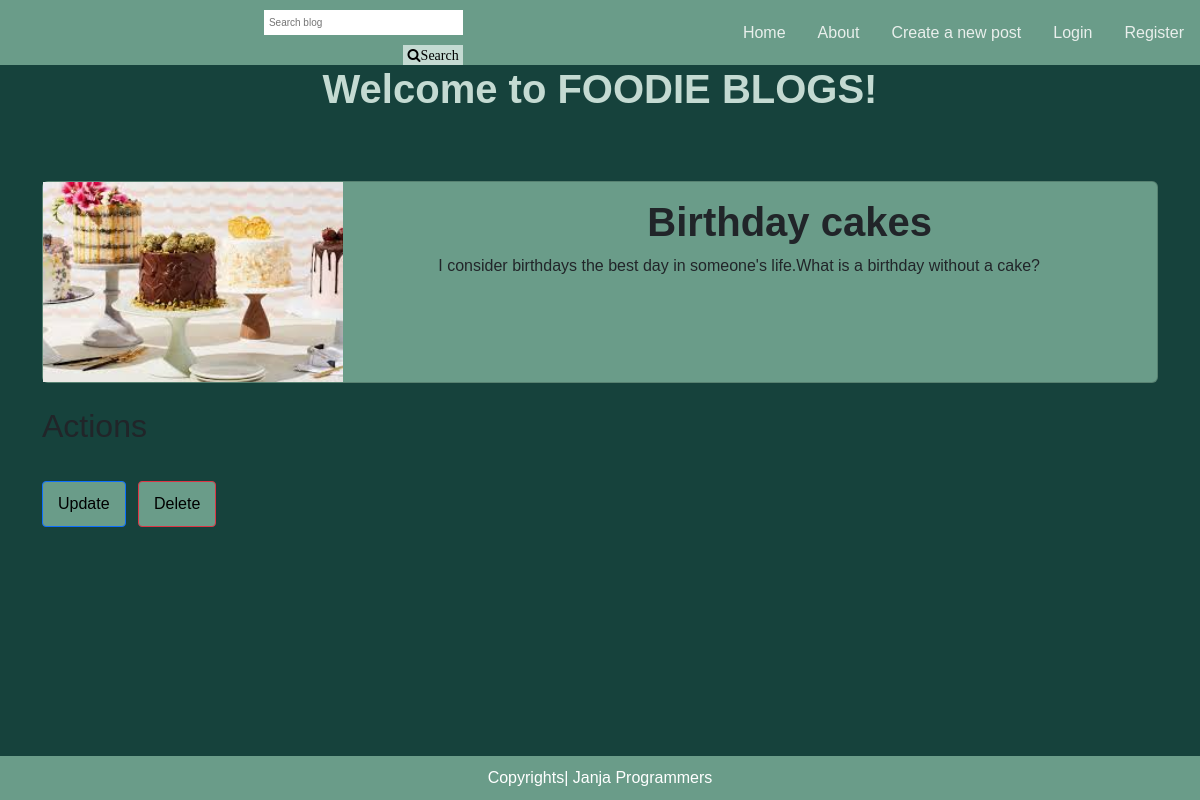
Page /detail/11/ on the committed database.
### blog/models.py (models this page shows)
class Post(models.Model):
    title=models.CharField(max_length=100)
    content=models.TextField(max_length=600)
    author=models.CharField(max_length=100)
    date_created =models.DateField()
    image=models.ImageField(upload_to='images',blank=True,null=True)

### blog/views.py (the view)
# urls.py: path('detail/<int:id>/',post_detail,name='detail'),
def post_detail(request,id):
    post=get_object_or_404(Post,id=id)
    return render(request,'blog/detail.html',{'post':post})

### blog/templates/blog/detail.html
{% extends 'base.html' %} {% block content %} {% load static %}
<section class="vh-110 gradient-custom-2">
  <div class="container py-5">
   <div class="row">
   <div class="col-12">
   <div class="card" style="background-color:#6A9C89">
   <div class="row -0">
   <div class="col-md-4">
  <img src="{{ post.image.url }}" class="image" alt="Post Image" style="max-width: 300px;">
  </div>
  <div class="col-md-8">
   <div class="card-body"  >
    <h1 class="card-title">{{ post.title }}</h1>
    <p class="card-text">{{ post.content }}</p>
     </div>
</div>
</div>
</div>
</div>
<div class="mt-4">
    <h2 class="mb-3">Actions</h2>
    <a href="{% url 'update' post.id %}" class="btn btn-primary me-2">Update</a>
    <a href="{% url 'delete' post.id %}" class="btn btn-danger me-2">Delete</a>
</div>
  </div>
</section>
{% endblock content %}

### assets/css/index.css (style rules this page uses)
body { background-color:#16423C; font-family: sans-serif; }
h1 { font-family: sans-serif; text-align: center; color: #C4DAD2; margin-bottom: 20px; font-weight:bolder; }
.btn-danger { display:inline-block; margin-top: 20px; background-color: #6A9C89; color: black; padding: 10px 15px; border-radius: 4px; text-align: center; text-decoration: none; }
.btn-primary { display:inline-block; margin-top: 20px; background-color: #6A9C89; color: black; padding: 10px 15px; border-radius: 4px; text-align: center; text-decoration: none; }
.image { width:100%; height:200px; object-fit:cover; display:block; }

### rows in the picture
Post: image (picture), title "Birthday cakes", content "I consider birthdays the best day in someone's life.What is a birthday without a cake?"
